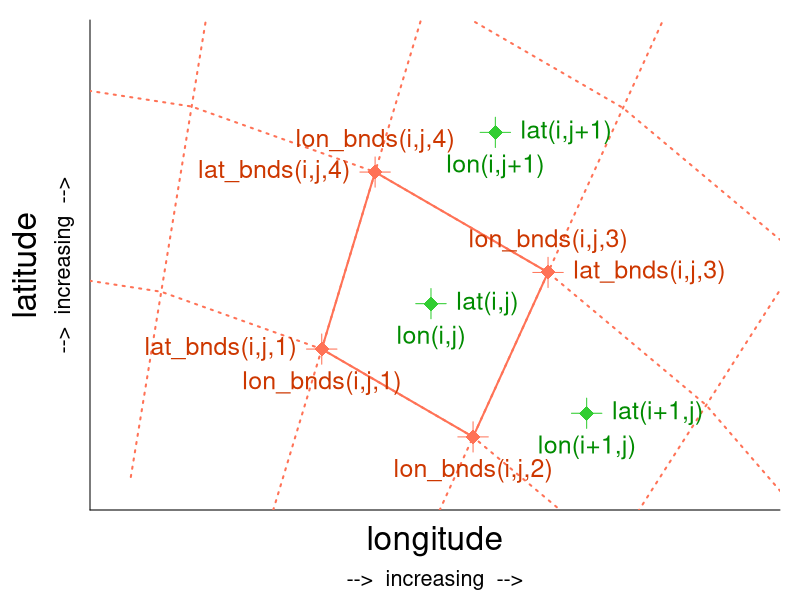

Write the R code that produced this figure.
# define lat and lon
lon = 10:10
lat = 54:54

# sphere with radius and lon-center and lat-center
radius_grid_lower = 6
radius_grid_low = 7
radius_cell = c(7.5, 7.5, 7.5, 8.5)
radius_grid_high = 8
radius_grid_higher = 9
radius_grid_evenhigher = 10
clon =  7.0
clat = 47.1

## angles center
# 56, 65, 74
## angles bnds
# 51.5, 60.5, 69.5, 78.5

angles_cell = c(56, 65, 74, 65)
angles_grid = c(42.5, 51.5, 60.5, 69.5, 78.5, 87.5)
pi = 3.14
# grid lines above grid cells
ulon_grid_lower = radius_grid_lower * cos(angles_grid/180*pi) + clon
ulat_grid_lower = radius_grid_lower * sin(angles_grid/180*pi) + clat
ulon_grid_low = radius_grid_low * cos(angles_grid/180*pi) + clon
ulat_grid_low = radius_grid_low * sin(angles_grid/180*pi) + clat
# grid cell center coordinates
ulon_cell = radius_cell * cos(angles_cell/180*pi) + clon
ulat_cell = radius_cell * sin(angles_cell/180*pi) + clat
# grid lines below grid cells
ulon_grid_high = radius_grid_high * cos(angles_grid/180*pi) + clon
ulat_grid_high = radius_grid_high * sin(angles_grid/180*pi) + clat
ulon_grid_higher = radius_grid_higher * cos(angles_grid/180*pi) + clon
ulat_grid_higher = radius_grid_higher * sin(angles_grid/180*pi) + clat
ulon_grid_evenhigher = radius_grid_evenhigher * cos(angles_grid/180*pi) + clon
ulat_grid_evenhigher = radius_grid_evenhigher * sin(angles_grid/180*pi) + clat
# radial grid lines
rlon_grid = rbind(ulon_grid_lower, ulon_grid_low, ulon_grid_high, ulon_grid_higher, ulon_grid_evenhigher, NA)
rlat_grid = rbind(ulat_grid_lower, ulat_grid_low, ulat_grid_high, ulat_grid_higher, ulat_grid_evenhigher, NA)


lon_bnds = (10:11) - 0.5
lat_bnds = (54:55) - 0.5

dlon_solid = 0.4
dlat_solid = 0.4
dlon_dot = 1.4
dlat_dot = 0.6
dlon_text1 = 0.1
dlat_text1 = 0.08
dlon_max = 1.8
dlat_max = 0.8

nlon = length(lon)
nlat = length(lat)


# colors
col_grid_draw = 'coral1'
col_grid_text = 'orangered3'
col_cell_draw = 'limegreen'
col_cell_text = 'green4'


# write plot to file
png('pics/case_2D_b.png', width = 7, height = 5.2, units='in', res = 300)
# pdf('pics/case_1D.pdf', width = 7, height = 5.2, paper='special')
par(mar = c(4.5, 4.5, 1, 1))


# create base plot
plot(c(ulon_cell[2]), c(ulat_cell[2]),
     xlab = ' ', ylab = '',
     xlim = c(lon_bnds[1] - dlon_dot, lon_bnds[nlon+1] + dlon_max),
     ylim = c(lat_bnds[1] - dlat_dot, lat_bnds[nlat+1] + dlat_max),
     xaxt = 'n', yaxt = 'n',
     bty = 'n', type = 'n')
axis(1, at = c(0, 360))
axis(2, at = c(0, 360))
mtext('longitude', 1, line = +1.2, cex = 2)
mtext('-->  increasing  -->', 1, line = +3, cex = 1.3)
mtext('latitude', 2, line = 2.5, cex = 2)
mtext('-->  increasing  -->', 2, line = 0.8, cex = 1.3)


# add grid ----
# grid lines, solid
lines(ulon_grid_low, ulat_grid_low, col = col_grid_draw, lwd = 2, lty = 'dotted')
lines(ulon_grid_high, ulat_grid_high, col = col_grid_draw, lwd = 2, lty = 'dotted')
lines(ulon_grid_higher, ulat_grid_higher, col = col_grid_draw, lwd = 2, lty = 'dotted')
lines(rlon_grid, rlat_grid, col = col_grid_draw, lwd = 2, lty = 'dotted')

# grid lines, solid
lines(ulon_grid_low[3:4], ulat_grid_low[3:4], col = col_grid_draw, lwd = 2)
lines(ulon_grid_high[3:4], ulat_grid_high[3:4], col = col_grid_draw, lwd = 2)
lines(rlon_grid[c(2:3,6),3:4], rlat_grid[c(2:3,6),3:4], col = col_grid_draw, lwd = 2)

# lines through grid intersection points
# lines(c(ulon_grid_low[4], ulon_grid_low[4]), c(ulat_grid_low[4] - dlat_text1, ulat_grid_low[4] + dlat_text1), col = col_grid_draw)
# lines(c(ulon_grid_low[4] - dlon_text1, ulon_grid_low[4] + dlon_text1), c(ulat_grid_low[4], ulat_grid_low[4]), col = col_grid_draw)
lines(rbind(ulon_grid_low[3:4], ulon_grid_low[3:4], NA), rbind(ulat_grid_low[3:4] - dlat_text1, ulat_grid_low[3:4] + dlat_text1, NA), col = col_grid_draw)
lines(rbind(ulon_grid_low[3:4] - dlon_text1, ulon_grid_low[3:4] + dlon_text1, NA), rbind(ulat_grid_low[3:4], ulat_grid_low[3:4], NA), col = col_grid_draw)
lines(rbind(ulon_grid_high[3:4], ulon_grid_high[3:4], NA), rbind(ulat_grid_high[3:4] - dlat_text1, ulat_grid_high[3:4] + dlat_text1, NA), col = col_grid_draw)
lines(rbind(ulon_grid_high[3:4] - dlon_text1, ulon_grid_high[3:4] + dlon_text1, NA), rbind(ulat_grid_high[3:4], ulat_grid_high[3:4], NA), col = col_grid_draw)

# dots on grid intersection
points(ulon_grid_low[3:4], ulat_grid_low[3:4], pch = 18, cex = 2, col = col_grid_draw)
points(ulon_grid_high[3:4], ulat_grid_high[3:4], pch = 18, cex = 2, col = col_grid_draw)


# lines through grid cell center
lines(c(ulon_cell[2], ulon_cell[2]), c(ulat_cell[2] - dlat_text1, ulat_cell[2] + dlat_text1), col = col_cell_draw)
lines(c(ulon_cell[2] - dlon_text1, ulon_cell[2] + dlon_text1), c(ulat_cell[2], ulat_cell[2]), col = col_cell_draw)
lines(c(ulon_cell[1], ulon_cell[1]), c(ulat_cell[1] - dlat_text1, ulat_cell[1] + dlat_text1), col = col_cell_draw)
lines(c(ulon_cell[1] - dlon_text1, ulon_cell[1] + dlon_text1), c(ulat_cell[1], ulat_cell[1]), col = col_cell_draw)
lines(c(ulon_cell[4], ulon_cell[4]), c(ulat_cell[4] - dlat_text1, ulat_cell[4] + dlat_text1), col = col_cell_draw)
lines(c(ulon_cell[4] - dlon_text1, ulon_cell[4] + dlon_text1), c(ulat_cell[4], ulat_cell[4]), col = col_cell_draw)

# dots in the grid cell center
points(ulon_cell[-3], ulat_cell[-3], pch = 18, cex = 2, col = col_cell_draw)


# add text ----
# bnds
text(ulon_grid_low[4], ulat_grid_low[4] - dlat_text1, 'lon_bnds(i,j,1)', col = col_grid_text, cex = 1.5, pos = 1)
text(ulon_grid_low[4] - dlon_text1, ulat_grid_low[4], 'lat_bnds(i,j,1)', col = col_grid_text, cex = 1.5, pos = 2)
text(ulon_grid_low[3], ulat_grid_low[3] - dlat_text1, 'lon_bnds(i,j,2)', col = col_grid_text, cex = 1.5, pos = 1)
# text(ulon_grid_low[3] - dlon_text1, ulat_grid_low[3], 'lat_bnds(i,j,2)', col = col_grid_text, cex = 1.5, pos = 2)
text(ulon_grid_high[3], ulat_grid_high[3] + dlat_text1, 'lon_bnds(i,j,3)', col = col_grid_text, cex = 1.5, pos = 3)
text(ulon_grid_high[3] + dlon_text1, ulat_grid_high[3], 'lat_bnds(i,j,3)', col = col_grid_text, cex = 1.5, pos = 4)
text(ulon_grid_high[4], ulat_grid_high[4] + dlat_text1, 'lon_bnds(i,j,4)', col = col_grid_text, cex = 1.5, pos = 3)
text(ulon_grid_high[4] - dlon_text1, ulat_grid_high[4], 'lat_bnds(i,j,4)', col = col_grid_text, cex = 1.5, pos = 2)

# grid cell center
text(ulon_cell[2], ulat_cell[2] - dlat_text1, 'lon(i,j)', col = col_cell_text, cex = 1.5, pos = 1)
text(ulon_cell[2] + dlon_text1, ulat_cell[2], 'lat(i,j)', col = col_cell_text, cex = 1.5, pos = 4)
text(ulon_cell[1], ulat_cell[1] - dlat_text1, 'lon(i+1,j)', col = col_cell_text, cex = 1.5, pos = 1)
text(ulon_cell[1] + dlon_text1, ulat_cell[1], 'lat(i+1,j)', col = col_cell_text, cex = 1.5, pos = 4)
text(ulon_cell[4], ulat_cell[4] - dlat_text1, 'lon(i,j+1)', col = col_cell_text, cex = 1.5, pos = 1)
text(ulon_cell[4] + dlon_text1, ulat_cell[4], 'lat(i,j+1)', col = col_cell_text, cex = 1.5, pos = 4)


# close picture output device
dev.off()

